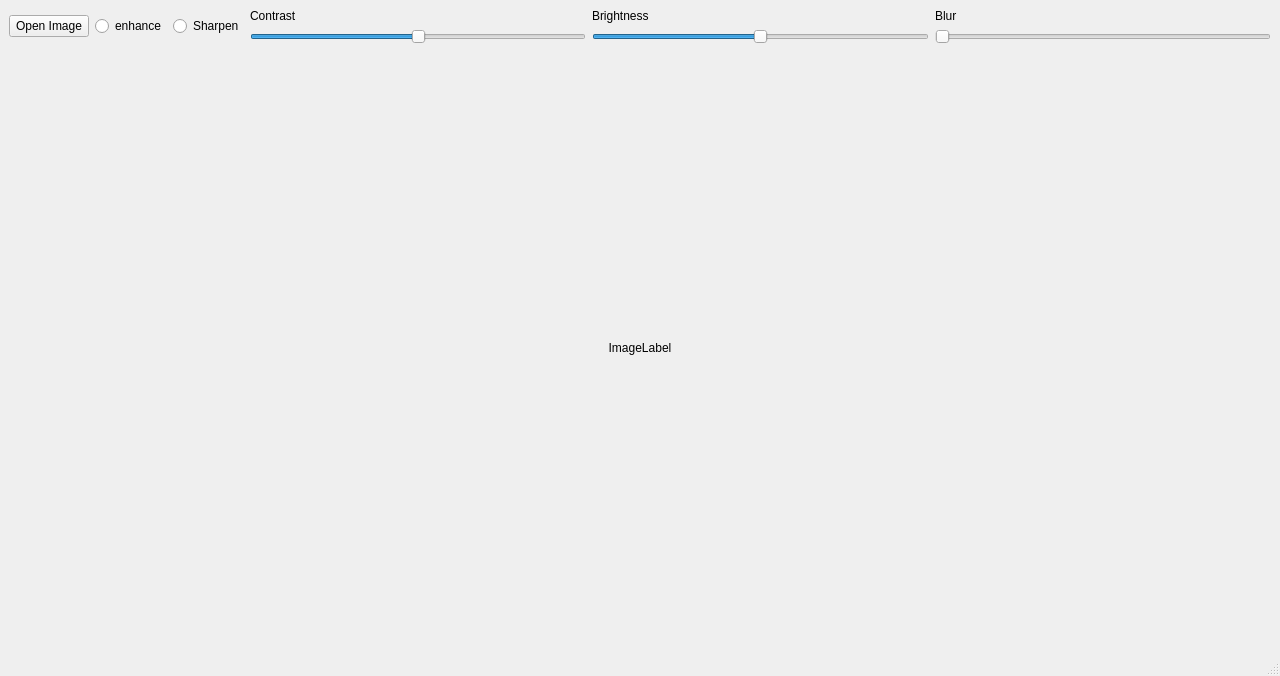
<?xml version="1.0" encoding="UTF-8"?>
<ui version="4.0">
 <class>ImageEditor</class>
 <widget class="QMainWindow" name="ImageEditor">
  <property name="geometry">
   <rect>
    <x>0</x>
    <y>0</y>
    <width>1280</width>
    <height>676</height>
   </rect>
  </property>
  <property name="sizePolicy">
   <sizepolicy hsizetype="Minimum" vsizetype="Minimum">
    <horstretch>0</horstretch>
    <verstretch>0</verstretch>
   </sizepolicy>
  </property>
  <property name="windowTitle">
   <string>ImageEditor</string>
  </property>
  <widget class="QWidget" name="centralwidget">
   <layout class="QVBoxLayout" name="verticalLayout_3">
    <item>
     <layout class="QHBoxLayout" name="horizontalLayout">
      <item>
       <widget class="QPushButton" name="openImageButton">
        <property name="styleSheet">
         <string notr="true">openImageButton {
	background-color: rgb(64, 96, 255);
}</string>
        </property>
        <property name="text">
         <string>Open Image</string>
        </property>
       </widget>
      </item>
      <item>
       <layout class="QVBoxLayout" name="verticalLayout_7">
        <item>
         <widget class="QRadioButton" name="enhanceRadioButton">
          <property name="text">
           <string>enhance</string>
          </property>
         </widget>
        </item>
       </layout>
      </item>
      <item>
       <layout class="QVBoxLayout" name="verticalLayout_5">
        <item>
         <widget class="QRadioButton" name="sharpenRadioButton">
          <property name="text">
           <string>Sharpen</string>
          </property>
         </widget>
        </item>
       </layout>
      </item>
      <item>
       <layout class="QVBoxLayout" name="verticalLayout_4">
        <item>
         <widget class="QLabel" name="constrastLabel">
          <property name="text">
           <string>Contrast</string>
          </property>
         </widget>
        </item>
        <item>
         <widget class="QSlider" name="contrastSlider">
          <property name="toolTip">
           <string>&lt;html&gt;&lt;head/&gt;&lt;body&gt;&lt;p&gt;Change brightness&lt;/p&gt;&lt;p&gt;&lt;br/&gt;&lt;/p&gt;&lt;/body&gt;&lt;/html&gt;</string>
          </property>
          <property name="minimum">
           <number>0</number>
          </property>
          <property name="maximum">
           <number>100</number>
          </property>
          <property name="singleStep">
           <number>1</number>
          </property>
          <property name="value">
           <number>50</number>
          </property>
          <property name="orientation">
           <enum>Qt::Horizontal</enum>
          </property>
         </widget>
        </item>
       </layout>
      </item>
      <item>
       <layout class="QVBoxLayout" name="verticalLayout">
        <item>
         <widget class="QLabel" name="label">
          <property name="text">
           <string>Brightness</string>
          </property>
         </widget>
        </item>
        <item>
         <widget class="QSlider" name="brightnessSlider">
          <property name="toolTip">
           <string>&lt;html&gt;&lt;head/&gt;&lt;body&gt;&lt;p&gt;Change brightness&lt;/p&gt;&lt;p&gt;&lt;br/&gt;&lt;/p&gt;&lt;/body&gt;&lt;/html&gt;</string>
          </property>
          <property name="minimum">
           <number>-100</number>
          </property>
          <property name="maximum">
           <number>100</number>
          </property>
          <property name="orientation">
           <enum>Qt::Horizontal</enum>
          </property>
         </widget>
        </item>
       </layout>
      </item>
      <item>
       <layout class="QVBoxLayout" name="verticalLayout_2">
        <item>
         <widget class="QLabel" name="label_2">
          <property name="text">
           <string>Blur</string>
          </property>
         </widget>
        </item>
        <item>
         <widget class="QSlider" name="blurSlider">
          <property name="maximum">
           <number>10</number>
          </property>
          <property name="orientation">
           <enum>Qt::Horizontal</enum>
          </property>
         </widget>
        </item>
       </layout>
      </item>
     </layout>
    </item>
    <item>
     <widget class="QLabel" name="imageLabel">
      <property name="sizePolicy">
       <sizepolicy hsizetype="Preferred" vsizetype="MinimumExpanding">
        <horstretch>0</horstretch>
        <verstretch>0</verstretch>
       </sizepolicy>
      </property>
      <property name="maximumSize">
       <size>
        <width>10000</width>
        <height>10000</height>
       </size>
      </property>
      <property name="text">
       <string>ImageLabel</string>
      </property>
      <property name="alignment">
       <set>Qt::AlignCenter</set>
      </property>
      <property name="margin">
       <number>100</number>
      </property>
     </widget>
    </item>
   </layout>
  </widget>
  <widget class="QMenuBar" name="menubar">
   <property name="geometry">
    <rect>
     <x>0</x>
     <y>0</y>
     <width>1280</width>
     <height>24</height>
    </rect>
   </property>
  </widget>
  <widget class="QStatusBar" name="statusbar"/>
 </widget>
 <resources/>
 <connections/>
</ui>
